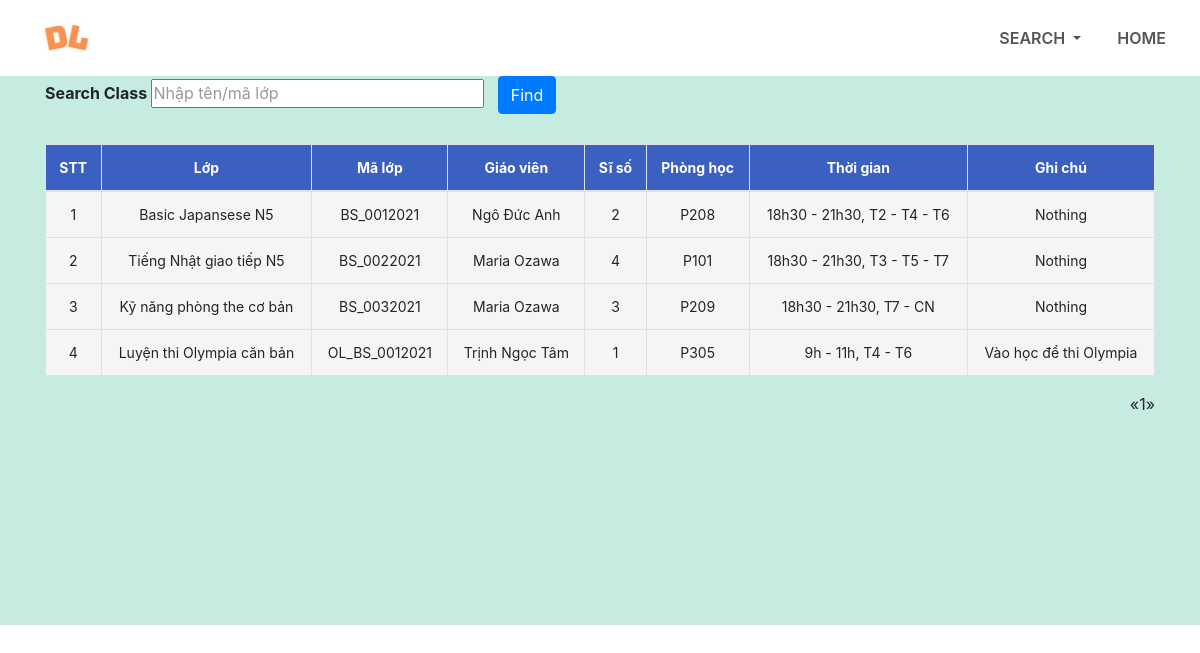
/search/search_class, run on the app's committed database.
### home/models.py (models this page shows, shortened)
class CourseList(models.Model):
    courseID = models.CharField(max_length=20, primary_key=True)
    courseName = models.CharField(max_length=100, null=True, default=None)
    manageTeacher = models.ForeignKey(Teachers, null=True, on_delete=models.SET_NULL)
    studentNumber = models.IntegerField(default=0)
    level = models.CharField(max_length=10)
    tuitionFeesByVND = models.IntegerField()
    schedule = models.CharField(max_length=50)
    courseLengthByMonth = models.IntegerField(default=0)
    beginDate = models.DateTimeField(auto_now_add=True)
    note = models.CharField(max_length=200, null=True, blank=True, default=None)
    studyRoom = models.CharField(max_length=200, null=True)

class Teachers(models.Model):
    user = models.OneToOneField(User, on_delete=models.CASCADE)
    teacherID = models.CharField(max_length=10, primary_key=True, default=None)
    teacherName = models.CharField(max_length=200, null=True)
    teacherDOB = models.DateField(null=True, default=None)
    teacherGender = models.CharField(max_length=6, null=True)
    phoneNumber = models.CharField(max_length=200, null=True)
    teacherEmail = models.CharField(max_length=200, null=True)

### home/views.py (the view, shortened to what this page needs)
# urls.py: path('search/search_class', views.SearchClass.as_view(), name='searchClass'),
class SearchClass(View):
    def get(self, request):
        course_data = CourseList.objects.all().order_by('courseID')
        for c in course_data:
            c.students_set
            c.studentNumber = c.students_set.count()
            c.save()
        data_paginator = Paginator(course_data, 6)
        page = request.GET.get('page', 1)
        try:
            page_data = data_paginator.page(page)
        except PageNotAnInteger:
            page_data = data_paginator.page(1)
        except EmptyPage:
            page_data = data_paginator.page(data_paginator.num_pages)
        return render(request, 'searchClass.html', {'courseData': page_data})

### home/templates/searchClass.html (shortened to what this page needs)
{% load static %}
<!DOCTYPE html>
<html>
<head>
    <link rel="stylesheet" type = "text/css" href="{% static 'css/style.css' %}">
    <link rel="stylesheet" href="https://stackpath.bootstrapcdn.com/bootstrap/4.1.3/css/bootstrap.min.css">
    <link rel="stylesheet" href= "https://stackpath.bootstrapcdn.com/font-awesome/4.7.0/css/font-awesome.min.css">
</head>
<body>
<section id="nav-bar">
<nav class="navbar navbar-expand-lg navbar-light">
    <a class="navbar-brand" href="{% url 'home:home_page' %}"><img src="{% static 'images/logo.jpg' %}"></a>
    <div class="collapse navbar-collapse" id="navbarNav">
      <ul class="navbar-nav ml-auto">
        <li class="nav-item dropdown">
            <a class="nav-link dropdown-toggle" href="#" id="navbarDropdown" role="button" data-toggle="dropdown" aria-haspopup="true" aria-expanded="false">
              SEARCH
            </a>
        </li>
        <li class="nav-item">
          <a class="nav-link" href="{% url 'home:home_page' %}">HOME</a>
        </li>
      </ul>
    </div>
</nav>
</section>
<section id="search">
    <div class="container">
        <form action="" method="POST">
            <div class="search-input">
                Search Class
                <input type="text" name="searchClass" id="search1" class="searching" placeholder="Nhập tên/mã lớp">
                <button type="submit" name="find" class="btn btn-primary">Find</button>
            </div>
        </form>
        <table class="table table-bordered">
            <thread>
                <tr>
                    <th>STT</th>
                    <th>Lớp</th>
                    <th>Mã lớp</th>
                    <th>Giáo viên</th>
                    <th>Sĩ số</th>
                    <th>Phòng học</th>
                    <th>Thời gian</th>
                    <th>Ghi chú</th>
                </tr>
            </thread>
            <tbody>
                {% for data in courseData %}
                    <tr>
                        <td>{{ forloop.counter }}</td>
                        <td>{{data.courseName}}</td>
                        <td>{{data.courseID}}</td>
                        <td>{{data.manageTeacher.teacherName}}</td>
                        <td>{{data.studentNumber}}</td>
                        <td>{{data.studyRoom}}</td>
                        <td>{{data.schedule}}</td>
                        <td>
                            {% if data.note %}
                                {{data.note}}
                            {% else %}
                                {{"Nothing"}}
                            {% endif %}
                        </td>
                    </tr>
                {% endfor %}
            </tbody>
        </table>
        <nav aria-label="Page navigation example">
            <ul class="pagination pull-right">
                {% if courseData.has_previous %}
                    <li><a href="?page={{ courseData.previous_page_number }}">&laquo;</a></li>
                {% else %}
                    <li class="disabled"><span>&laquo;</span></li>
                {% endif %}
                {% for i in courseData.paginator.page_range %}
                    {% if i > courseData.number|add:"-3" %}
                        {% if i < courseData.number|add:"3" %}
                            {% if courseData.number == i %}
                                <li class="active"><span>{{ i }} <span class="sr-only">(current)</span></span></li>
                            {% else %}
                                <li><a href="?page={{ i }}">{{ i }}</a></li>
                            {% endif %}
                        {% endif %}
                    {% endif %}
                {% endfor %}
                {% if courseData.has_next %}
                    <li><a href="?page={{ courseData.next_page_number }}">&raquo;</a></li>
                {% else %}
                    <li class="disabled"><span>&raquo;</span></li>
                {% endif %}
            </ul>
        </nav>
    </div>
</section>
</body>
</html>

### home/static/css/style.css (style rules this page uses)
* { margin: 0; padding: 0; }
#nav-bar { position: sticky; top: 0; z-index: 10; }
.navbar-brand img { height: 50px; padding-left: 20px; }
.navbar-nav li { padding: 0 10px; }
.navbar-nav li a { float: right; text-align: left; }
.navbar { background: #fff; }
.nav-link { color: #555!important; font-weight: 600; font-size: 16px; }
::placeholder { color: #999; }
#search { height: 549px; background-color: rgb(198, 235, 224); }
.search-input { margin-bottom: 30px; font-weight: bold; }
.search-input input { width: 30%; }
.searching { padding: 0.5px; }
.search-input button { margin-left: 10px; }
#search table { border-collapse: collapse; width: 100%; text-align: center; }
.table td, .table th { padding: 12px 15px; border: 1.5px solid #ddd; text-align: center; font-size: 14px; }
.table th { background-color: rgb(60, 96, 194); color: white; }
.table tbody tr { background-color: #f5f5f5; }

### data on the page
CourseList: courseName "Basic Japansese N5", courseID "BS_0012021", manageTeacher.teacherName "Ngô Đức Anh", studentNumber "2", studyRoom "P208", schedule "18h30 - 21h30, T2 - T4 - T6", value "Nothing"
CourseList: courseName "Tiếng Nhật giao tiếp N5", courseID "BS_0022021", manageTeacher.teacherName "Maria Ozawa", studentNumber "4", studyRoom "P101", schedule "18h30 - 21h30, T3 - T5 - T7", value "Nothing"
CourseList: courseName "Kỹ năng phòng the cơ bản", courseID "BS_0032021", manageTeacher.teacherName "Maria Ozawa", studentNumber "3", studyRoom "P209", schedule "18h30 - 21h30, T7 - CN", value "Nothing"
CourseList: courseName "Luyện thi Olympia căn bản", courseID "OL_BS_0012021", manageTeacher.teacherName "Trịnh Ngọc Tâm", studentNumber "1", studyRoom "P305", schedule "9h - 11h, T4 - T6", note "Vào học để thi Olympia"

### other printed values
{{ i }} "1"
